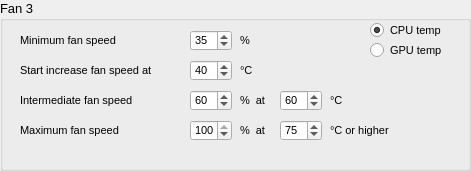
       <widget class="QGroupBox" name="groupBoxConfigFan3">
        <property name="geometry">
         <rect>
          <x>20</x>
          <y>400</y>
          <width>471</width>
          <height>171</height>
         </rect>
        </property>
        <property name="font">
         <font>
          <pointsize>10</pointsize>
          <weight>50</weight>
          <bold>false</bold>
         </font>
        </property>
        <property name="title">
         <string>Fan 3</string>
        </property>
        <property name="flat">
         <bool>false</bool>
        </property>
        <property name="checkable">
         <bool>false</bool>
        </property>
        <widget class="QLabel" name="label_56">
         <property name="geometry">
          <rect>
           <x>20</x>
           <y>30</y>
           <width>151</width>
           <height>21</height>
          </rect>
         </property>
         <property name="font">
          <font>
           <pointsize>8</pointsize>
          </font>
         </property>
         <property name="text">
          <string>Minimum fan speed</string>
         </property>
        </widget>
        <widget class="QSpinBox" name="spinBoxMinSpeedFan3">
         <property name="geometry">
          <rect>
           <x>190</x>
           <y>30</y>
           <width>42</width>
           <height>21</height>
          </rect>
         </property>
         <property name="font">
          <font>
           <pointsize>8</pointsize>
          </font>
         </property>
         <property name="maximum">
          <number>100</number>
         </property>
         <property name="singleStep">
          <number>1</number>
         </property>
         <property name="value">
          <number>35</number>
         </property>
        </widget>
        <widget class="QLabel" name="label_62">
         <property name="geometry">
          <rect>
           <x>20</x>
           <y>60</y>
           <width>241</width>
           <height>21</height>
          </rect>
         </property>
         <property name="font">
          <font>
           <pointsize>8</pointsize>
          </font>
         </property>
         <property name="text">
          <string>Start increase fan speed at </string>
         </property>
        </widget>
        <widget class="QSpinBox" name="spinBoxStartIncreaseSpeedFan3">
         <property name="geometry">
          <rect>
           <x>190</x>
           <y>60</y>
           <width>42</width>
           <height>21</height>
          </rect>
         </property>
         <property name="font">
          <font>
           <pointsize>8</pointsize>
          </font>
         </property>
         <property name="maximum">
          <number>100</number>
         </property>
         <property name="singleStep">
          <number>1</number>
         </property>
         <property name="value">
          <number>40</number>
         </property>
        </widget>
        <widget class="QLabel" name="label_63">
         <property name="geometry">
          <rect>
           <x>240</x>
           <y>90</y>
           <width>101</width>
           <height>21</height>
          </rect>
         </property>
         <property name="font">
          <font>
           <pointsize>8</pointsize>
          </font>
         </property>
         <property name="text">
          <string>%  at</string>
         </property>
        </widget>
        <widget class="QSpinBox" name="spinBoxIntermediateTempFan3">
         <property name="geometry">
          <rect>
           <x>280</x>
           <y>90</y>
           <width>42</width>
           <height>21</height>
          </rect>
         </property>
         <property name="font">
          <font>
           <pointsize>8</pointsize>
          </font>
         </property>
         <property name="maximum">
          <number>100</number>
         </property>
         <property name="singleStep">
          <number>1</number>
         </property>
         <property name="value">
          <number>60</number>
         </property>
        </widget>
        <widget class="QSpinBox" name="spinBoxIntermediateSpeedFan3">
         <property name="geometry">
          <rect>
           <x>190</x>
           <y>90</y>
           <width>42</width>
           <height>21</height>
          </rect>
         </property>
         <property name="font">
          <font>
           <pointsize>8</pointsize>
          </font>
         </property>
         <property name="maximum">
          <number>100</number>
         </property>
         <property name="singleStep">
          <number>1</number>
         </property>
         <property name="value">
          <number>60</number>
         </property>
        </widget>
        <widget class="QLabel" name="label_64">
         <property name="geometry">
          <rect>
           <x>20</x>
           <y>90</y>
           <width>151</width>
           <height>21</height>
          </rect>
         </property>
         <property name="font">
          <font>
           <pointsize>8</pointsize>
          </font>
         </property>
         <property name="text">
          <string>Intermediate fan speed </string>
         </property>
        </widget>
        <widget class="QLabel" name="label_65">
         <property name="geometry">
          <rect>
           <x>330</x>
           <y>90</y>
           <width>111</width>
           <height>21</height>
          </rect>
         </property>
         <property name="font">
          <font>
           <pointsize>8</pointsize>
          </font>
         </property>
         <property name="text">
          <string>°C</string>
         </property>
        </widget>
        <widget class="QLabel" name="label_66">
         <property name="geometry">
          <rect>
           <x>240</x>
           <y>60</y>
           <width>111</width>
           <height>21</height>
          </rect>
         </property>
         <property name="font">
          <font>
           <pointsize>8</pointsize>
          </font>
         </property>
         <property name="text">
          <string>°C</string>
         </property>
        </widget>
        <widget class="QLabel" name="label_67">
         <property name="geometry">
          <rect>
           <x>240</x>
           <y>30</y>
           <width>111</width>
           <height>21</height>
          </rect>
         </property>
         <property name="font">
          <font>
           <pointsize>8</pointsize>
          </font>
         </property>
         <property name="text">
          <string>%</string>
         </property>
        </widget>
        <widget class="QLabel" name="label_68">
         <property name="geometry">
          <rect>
           <x>20</x>
           <y>120</y>
           <width>151</width>
           <height>21</height>
          </rect>
         </property>
         <property name="font">
          <font>
           <pointsize>8</pointsize>
          </font>
         </property>
         <property name="text">
          <string>Maximum fan speed </string>
         </property>
        </widget>
        <widget class="QSpinBox" name="spinBoxMaxSpeedFan3">
         <property name="geometry">
          <rect>
           <x>190</x>
           <y>120</y>
           <width>42</width>
           <height>21</height>
          </rect>
         </property>
         <property name="font">
          <font>
           <pointsize>8</pointsize>
          </font>
         </property>
         <property name="maximum">
          <number>100</number>
         </property>
         <property name="singleStep">
          <number>1</number>
         </property>
         <property name="value">
          <number>100</number>
         </property>
        </widget>
        <widget class="QLabel" name="label_69">
         <property name="geometry">
          <rect>
           <x>240</x>
           <y>120</y>
           <width>101</width>
           <height>21</height>
          </rect>
         </property>
         <property name="font">
          <font>
           <pointsize>8</pointsize>
          </font>
         </property>
         <property name="text">
          <string>%  at</string>
         </property>
        </widget>
        <widget class="QLabel" name="label_70">
         <property name="geometry">
          <rect>
           <x>330</x>
           <y>120</y>
           <width>111</width>
           <height>21</height>
          </rect>
         </property>
         <property name="font">
          <font>
           <pointsize>8</pointsize>
          </font>
         </property>
         <property name="text">
          <string>°C or higher</string>
         </property>
        </widget>
        <widget class="QSpinBox" name="spinBoxMaxTempFan3">
         <property name="geometry">
          <rect>
           <x>280</x>
           <y>120</y>
           <width>42</width>
           <height>21</height>
          </rect>
         </property>
         <property name="font">
          <font>
           <pointsize>8</pointsize>
          </font>
         </property>
         <property name="maximum">
          <number>100</number>
         </property>
         <property name="singleStep">
          <number>1</number>
         </property>
         <property name="value">
          <number>75</number>
         </property>
        </widget>
        <widget class="QRadioButton" name="radioButtonCPUFan3">
         <property name="geometry">
          <rect>
           <x>370</x>
           <y>20</y>
           <width>95</width>
           <height>20</height>
          </rect>
         </property>
         <property name="font">
          <font>
           <pointsize>8</pointsize>
          </font>
         </property>
         <property name="text">
          <string>CPU temp</string>
         </property>
         <property name="checked">
          <bool>true</bool>
         </property>
        </widget>
        <widget class="QRadioButton" name="radioButtonGPUFan3">
         <property name="geometry">
          <rect>
           <x>370</x>
           <y>40</y>
           <width>95</width>
           <height>20</height>
          </rect>
         </property>
         <property name="font">
          <font>
           <pointsize>8</pointsize>
          </font>
         </property>
         <property name="text">
          <string>GPU temp</string>
         </property>
        </widget>
       </widget>
